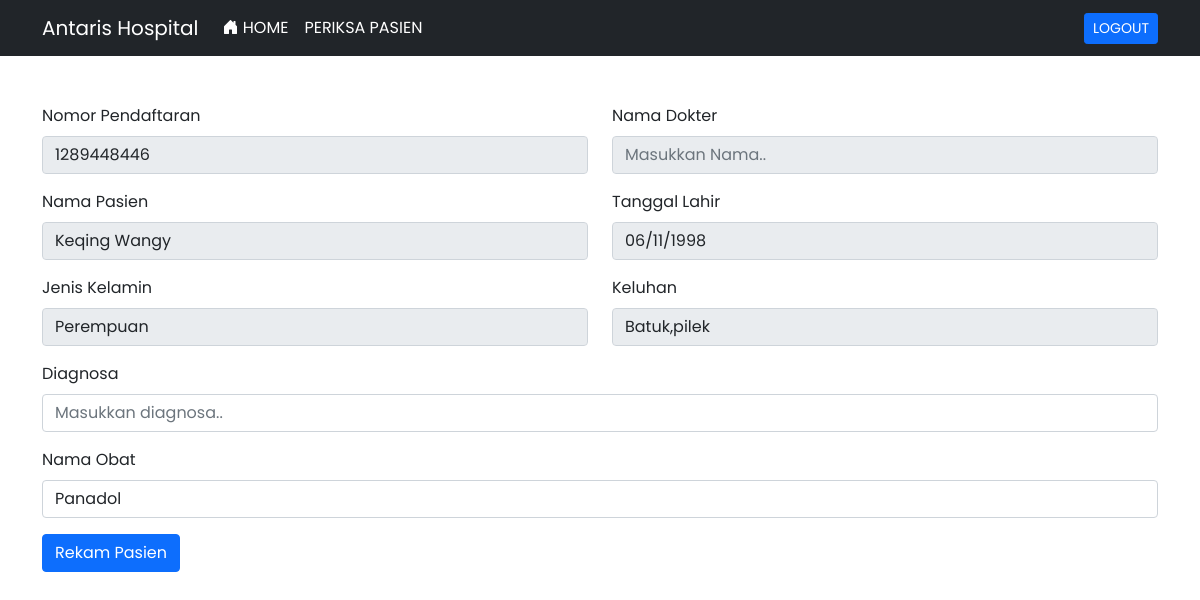
/dokter/rekam_medis/2, run on an earlier commit of the app's database.
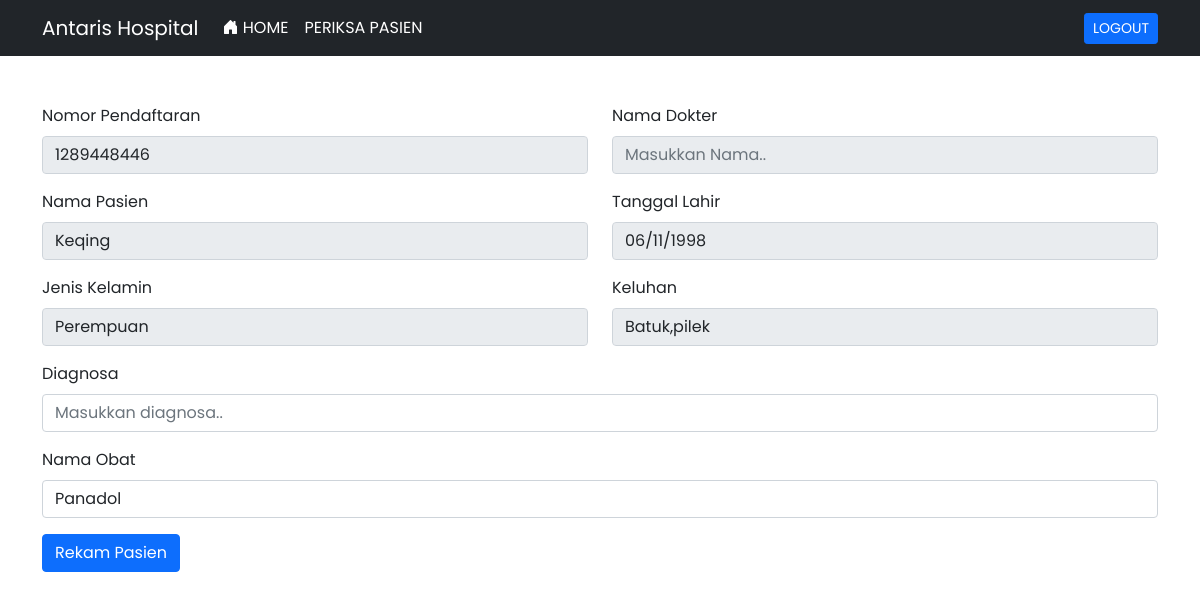
And on a later commit of the database.
### tables this page shows
CREATE TABLE `pasien` (
  `id_pasien` int(3) NOT NULL,
  `no_pendaftaran` int(10) NOT NULL,
  `nama_pasien` varchar(255) NOT NULL,
  `tgl_lahir` date NOT NULL,
  `keluhan` varchar(256) NOT NULL,
  `umur` int(3) NOT NULL,
  `jenis_kelamin` enum('Laki-Laki','Perempuan') NOT NULL,
  `tgl_daftar` timestamp NOT NULL DEFAULT current_timestamp()
);

### application/controllers/Dokter.php (called while the page is built, shortened)
<?php
class Dokter extends CI_Controller
{
    public function __construct()
    {
        $this->load->model(['DokterModel', 'PasienModel', 'ObatModel', 'RekmedisModel']);
    }
    public function rekam_medis($id_pasien)
    {
        $where = ['id_pasien' => $id_pasien];
        $data = [
            'title' => 'Rekam Medis Pasien',
            'pasien' => $this->PasienModel->edit_data($where)->row_array(),
            'dokter' => $this->DokterModel->getDokter()->result(),
            'obat' => $this->ObatModel->getObat()->result()
        ];
        $this->load->view('dokter/rekam_medis', $data);
    }
}

### index.php (called while the page is built, shortened)
<?php
require_once BASEPATH.'core/CodeIgniter.php';

### application/models/PasienModel.php (called while the page is built, shortened)
<?php
class PasienModel extends CI_Model
{
    public function edit_data($where)
    {
        return $this->db->get_where('pasien', $where);
    }
}

### application/views/dokter/rekam_medis.php (the view, shortened to what the changed rows need)
<!doctype html>
<html lang="en">
<head>
    <link href="https://cdn.jsdelivr.net/npm/bootstrap@5.0.1/dist/css/bootstrap.min.css" rel="stylesheet">
    <link rel="stylesheet" href="<?= base_url() ?>assets/css/fonts.css">
    <link rel="stylesheet" href="https://cdn.jsdelivr.net/npm/bootstrap-icons@1.5.0/font/bootstrap-icons.css">
</head>
<body>
    <div class="container mt-5">
        <div class="row">
            <form action="<?= base_url('dokter/proses_rekam') ?>" method="POST" class="form-group">
                <div class="row">
                    <div class="col">
                        <div class="mb-3">
                            <label for="exampleFormControlInput1" class="form-label">Nomor Pendaftaran</label>
                            <input type="number" class="form-control" value="<?= $pasien['no_pendaftaran'] ?>" name="no_pendaftaran" readonly id="exampleFormControlInput1" placeholder="Masukkan Nama..">
                        </div>
                    </div>
                </div>
                <div class="row">
                    <div class="col">
                        <div class="mb-3">
                            <label for="exampleFormControlInput1" class="form-label">Nama Pasien</label>
                            <input type="text" class="form-control" name="nama_pasien" value="<?= $pasien['nama_pasien'] ?>" readonly id="exampleFormControlInput1" placeholder="Masukkan Nama..">
                        </div>
                    </div>
                    <div class="col">
                        <div class="mb-3">
                            <label for="exampleFormControlInput1" class="form-label">Tanggal Lahir</label>
                            <input type="date" class="form-control" name="tgl_lahir" value="<?= $pasien['tgl_lahir'] ?>" readonly id="exampleFormControlInput1" placeholder="name@example.com">
                        </div>
                    </div>
                </div>
                <div class="row">
                    <div class="col">
                        <div class="mb-3">
                            <label for="exampleFormControlInput1" class="form-label">Jenis Kelamin</label>
                            <input type="text" class="form-control" name="jenis_kelamin" value="<?= $pasien['jenis_kelamin'] ?>" readonly id="exampleFormControlInput1" placeholder="name@example.com">
                        </div>
                    </div>
                    <div class="col">
                        <div class="mb-3">
                            <label for="exampleFormControlInput1" class="form-label">Keluhan</label>
                            <input type="text" class="form-control" name="keluhan" value="<?= $pasien['keluhan'] ?>" readonly id="exampleFormControlInput1" placeholder="name@example.com">
                        </div>
                    </div>
                </div>
            </form>
        </div>
    </div>
</body>
</html>

What changed in the data, as far as the page shows it:
changed pasien "Perempuan": nama_pasien "Keqing Wangy" → "Keqing"
